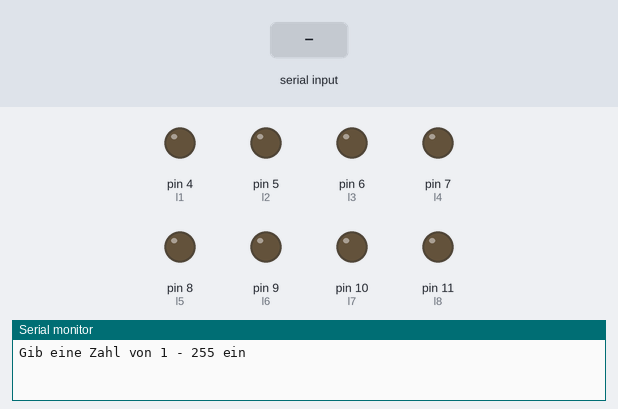
Recording of a sketch running on a simulated Arduino Uno, built with avr-gcc and run on an emulated ATmega328P. Shown: output pins drawn as LEDs (lit = HIGH), the last lines printed to the serial monitor. Inputs (shaded band) come from the test bench.

Above: at 1.2 s.
1.3 s: "90,45\n" received over Serial
At 3.2 s:
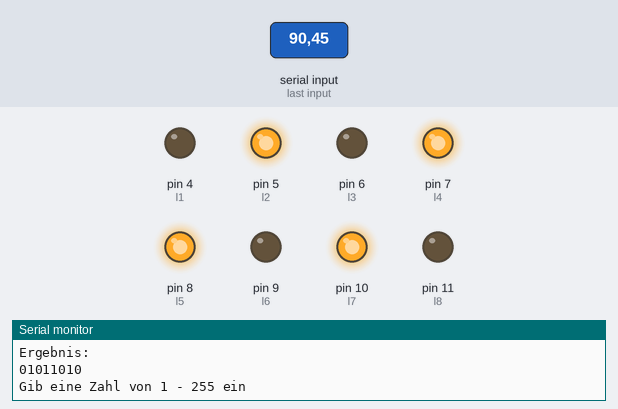
3.8 s: "30,150\n" received over Serial
At 5.2 s:
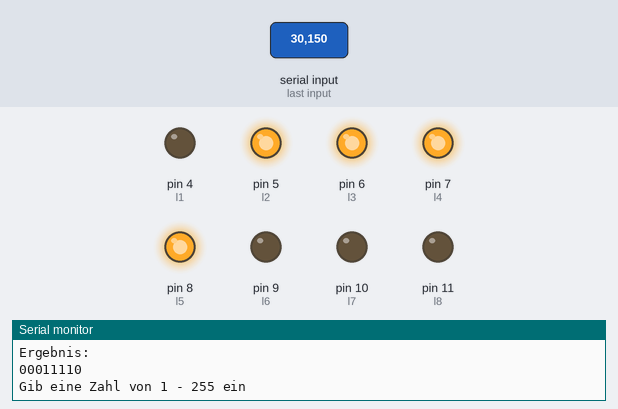
6.3 s: "1\n" received over Serial
At 8.1 s:
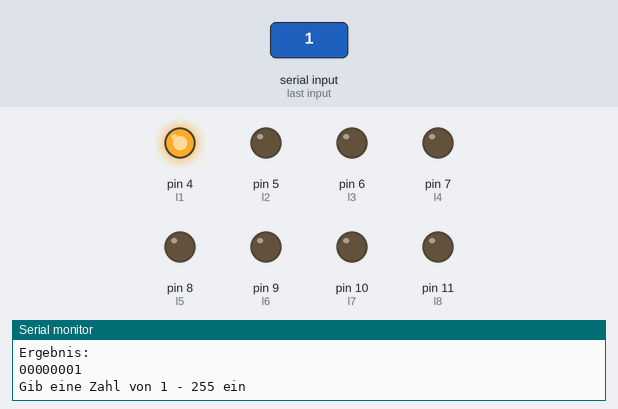
8.8 s: "5\n" received over Serial
At 11.0 s:
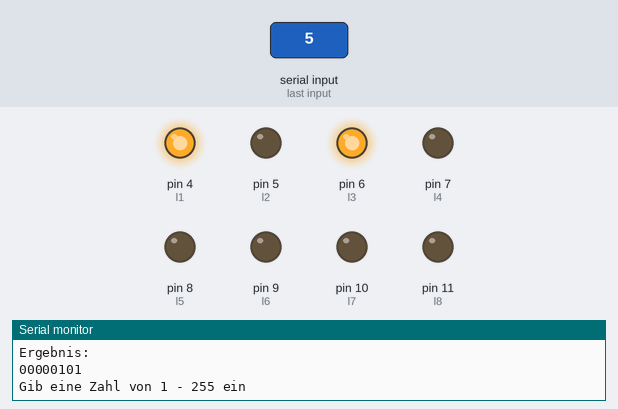
11.3 s: "200\n" received over Serial
At 13.2 s:
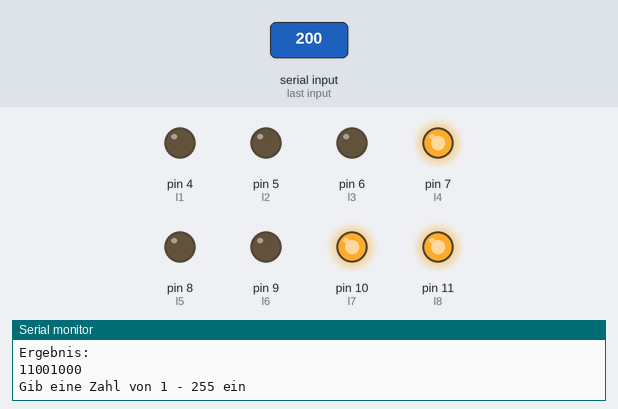
13.8 s: "0\n" received over Serial
At 16.2 s:
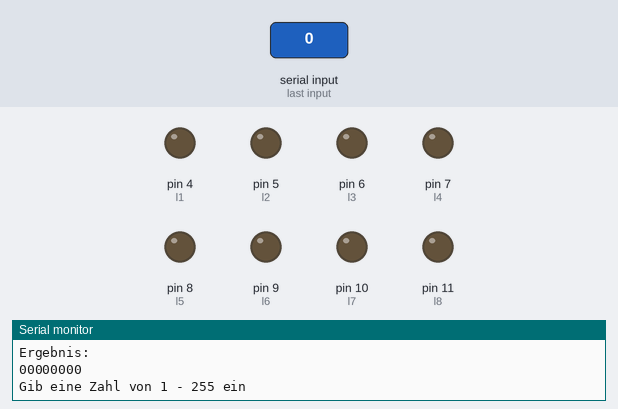
Timing chart, 0 to 17.3 s (numbered marks = the images above; inputs shaded):
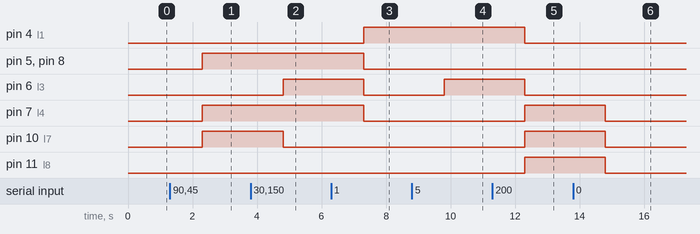

The sketch:

LED_bin_r.ino
```cpp
int l1 = 4;
int l2 = 5;
int l3 = 6;
int l4 = 7;
int l5 = 8;
int l6 = 9;
int l7 = 10;
int l8 = 11;
String zahl = "";
int num = 0;
int bin1 = 0;
int bin2 = 0;
int bin3 = 0;
int bin4 = 0;
int bin5 = 0;
int bin6 = 0;
int bin7 = 0;
int bin8 = 0;


void setup() {
  pinMode (l1, OUTPUT);
  pinMode (l2, OUTPUT);
  pinMode (l3, OUTPUT);
  pinMode (l4, OUTPUT);
  pinMode (l5, OUTPUT);
  pinMode (l6, OUTPUT);
  pinMode (l7, OUTPUT);
  pinMode (l8, OUTPUT);
  Serial.begin(9600);

}

void loop() {
  Serial.println("Gib eine Zahl von 1 - 255 ein");
  while (Serial.available() == 0) {}
  zahl = Serial.readString();
  num = zahl.toInt();

  bin8 = num % 2;
  num = num / 2;
  bin7 = num % 2,
  num = num / 2;
  bin6 = num % 2;
  num = num / 2;
  bin5 = num % 2;
  num = num / 2;
  bin4 = num % 2;
  num = num / 2;
  bin3 = num % 2;
  num = num / 2;
  bin2 = num % 2;
  num = num / 2;
  bin1 = num % 2;

  Serial.println ("Ergebnis: ");
  Serial.print (bin1);
  Serial.print (bin2);
  Serial.print (bin3);
  Serial.print (bin4);
  Serial.print (bin5);
  Serial.print (bin6);
  Serial.print (bin7);
  Serial.print (bin8);
  Serial.println(" ");

  if(bin1 == 1){
    digitalWrite(l8,HIGH);
  }
  else if (bin1 == 0){
    digitalWrite(l8,LOW);
  }
  if(bin2 == 1){
    digitalWrite(l7,HIGH);
  }
  else if (bin2 == 0){
    digitalWrite(l7,LOW);
  }
  if(bin3 == 1){
    digitalWrite(l6,HIGH);
  }
  else if (bin3 == 0){
    digitalWrite(l6,LOW);
  }
  if(bin4 == 1){
    digitalWrite(l5,HIGH);
  }
  else if (bin4 == 0){
    digitalWrite(l5,LOW);
  }
  if(bin5 == 1){
    digitalWrite(l4,HIGH);
  }
  else if (bin5 == 0){
    digitalWrite(l4,LOW);
  }
  if(bin6 == 1){
    digitalWrite(l3,HIGH);
  }
  else if (bin6 == 0){
    digitalWrite(l3,LOW);
  }
  if(bin7 == 1){
    digitalWrite(l2,HIGH);
  }
  else if (bin7 == 0){
    digitalWrite(l2,LOW);
  }
  if(bin8 == 1){
    digitalWrite(l1,HIGH);
  }
  else if (bin8 == 0){
    digitalWrite(l1,LOW);
  }


}
```

Measured:
- after the input at 1.3 s, pin 5 (l2), pin 7 (l4), pin 8 (l5), pin 10 (l7): LOW → HIGH after 1.0 s
- after the input at 3.8 s, pin 6 (l3): LOW → HIGH after 1.0 s; pin 10 (l7): HIGH → LOW after 1.0 s
- after the input at 6.3 s, pin 4 (l1): LOW → HIGH after 1.0 s; pin 5 (l2), pin 6 (l3), pin 7 (l4), pin 8 (l5): HIGH → LOW after 1.0 s
- after the input at 8.8 s, pin 6 (l3): LOW → HIGH after 1.0 s
- after the input at 11.3 s, pin 4 (l1), pin 6 (l3): HIGH → LOW after 1.0 s; pin 7 (l4), pin 10 (l7), pin 11 (l8): LOW → HIGH after 1.0 s
- after the input at 13.8 s, pin 7 (l4), pin 10 (l7), pin 11 (l8): HIGH → LOW after 1.0 s
